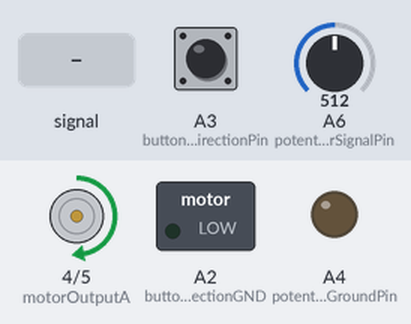
Bench run of a program on a simulated Arduino Nano, built with avr-gcc and run on an emulated ATmega328P. Shown: motor-driver pin pairs drawn as motors (green arrow = first pin HIGH = forward, orange = second pin HIGH = backward, longer = more drive, scaled by the enable pin), switched loads named in the program (green lamp = pin HIGH), output pins drawn as LEDs (lit = HIGH). The test bench sets the inputs (shaded band); at power-on: A6 (potentiometerSignalPin) = 512, A3 (buttonChangeMotorDirectionPin) HIGH. Pins used as bus, display or sensor lines are not drawn; what the program prints to the serial monitor is not drawn.

Above: at 1.2 s.
1.3 s: A6 (potentiometerSignalPin) fed a 200 Hz sine of ±81 counts around its level
Timing chart, 0 to 3.0 s (numbered marks = the images above; inputs shaded):
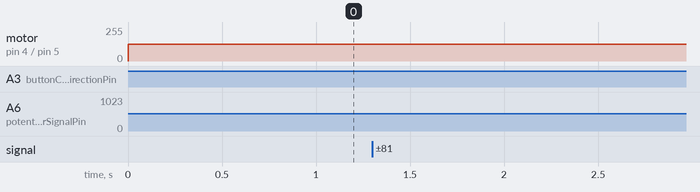

The program:

main.cpp
```cpp
#include <Arduino.h>
#define motorOutputPWM 3
#define motorOutputA 4
#define motorOutputB 5
#define potentiometerSignalPin A6
#define potentiometerPowerPin  A5
#define potentiometerGroundPin A4
#define buttonChangeMotorDirectionPin A3
#define buttonChangeMotorDirectionGND A2

void setup() {
    Serial.begin(9600);
    pinMode(motorOutputPWM, OUTPUT);
    pinMode(motorOutputA, OUTPUT);
    pinMode(motorOutputB, OUTPUT);
    pinMode(potentiometerGroundPin, OUTPUT); digitalWrite(potentiometerGroundPin, LOW);
    pinMode(potentiometerPowerPin, OUTPUT);  digitalWrite(potentiometerPowerPin, HIGH);
    pinMode(potentiometerSignalPin, INPUT);
    pinMode(buttonChangeMotorDirectionPin, INPUT_PULLUP);
    pinMode(buttonChangeMotorDirectionGND, OUTPUT); digitalWrite(buttonChangeMotorDirectionGND, LOW);

}

void loop() {

    bool buttonState = digitalRead(buttonChangeMotorDirectionPin);

    if (buttonState == LOW) {
        digitalWrite(motorOutputA, LOW);
        digitalWrite(motorOutputB, HIGH);
    } else {
        digitalWrite(motorOutputA, HIGH);
        digitalWrite(motorOutputB, LOW);
    }

    int potValue = analogRead(potentiometerSignalPin);
    int motorSpeed = map(potValue, 0, 1023, 0, 255);
    analogWrite(motorOutputPWM, motorSpeed);
    digitalWrite(motorOutputA, HIGH);
    digitalWrite(motorOutputB, LOW);


    static unsigned long lastTime = 0;
    unsigned long currentTime = millis();

    if(currentTime - lastTime >= 1000){ //debug
        lastTime = currentTime;
        Serial.print("Potentiometer value: ");
        Serial.println(potValue);

        Serial.print("Motor speed: ");
        Serial.println(motorSpeed);

        Serial.print("Button state: ");
        Serial.println(buttonState);

    }


}
```
